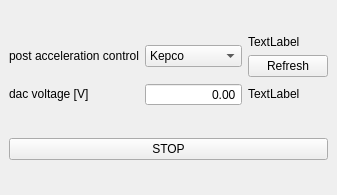
<?xml version="1.0" encoding="UTF-8"?>
<ui version="4.0">
 <class>SimpleCounterRunning</class>
 <widget class="QMainWindow" name="SimpleCounterRunning">
  <property name="geometry">
   <rect>
    <x>0</x>
    <y>0</y>
    <width>311</width>
    <height>195</height>
   </rect>
  </property>
  <property name="windowTitle">
   <string>Simple Counter</string>
  </property>
  <property name="locale">
   <locale language="English" country="UnitedStates"/>
  </property>
  <widget class="QWidget" name="centralwidget">
   <layout class="QVBoxLayout" name="verticalLayout">
    <item>
     <layout class="QVBoxLayout" name="verticalLayout_2">
      <item>
       <layout class="QGridLayout" name="gridLayout_2"/>
      </item>
      <item>
       <layout class="QGridLayout" name="gridLayout">
        <property name="sizeConstraint">
         <enum>QLayout::SetDefaultConstraint</enum>
        </property>
        <item row="0" column="0">
         <widget class="QLabel" name="label">
          <property name="sizePolicy">
           <sizepolicy hsizetype="Preferred" vsizetype="Fixed">
            <horstretch>0</horstretch>
            <verstretch>0</verstretch>
           </sizepolicy>
          </property>
          <property name="text">
           <string>post acceleration control</string>
          </property>
         </widget>
        </item>
        <item row="0" column="1">
         <widget class="QComboBox" name="comboBox_post_acc_control">
          <property name="sizePolicy">
           <sizepolicy hsizetype="Preferred" vsizetype="Fixed">
            <horstretch>0</horstretch>
            <verstretch>0</verstretch>
           </sizepolicy>
          </property>
          <item>
           <property name="text">
            <string>Kepco</string>
           </property>
          </item>
          <item>
           <property name="text">
            <string>Heinzinger1</string>
           </property>
          </item>
          <item>
           <property name="text">
            <string>Heinzinger2</string>
           </property>
          </item>
          <item>
           <property name="text">
            <string>Heinzinger3</string>
           </property>
          </item>
         </widget>
        </item>
        <item row="1" column="0">
         <widget class="QLabel" name="label_2">
          <property name="sizePolicy">
           <sizepolicy hsizetype="Preferred" vsizetype="Fixed">
            <horstretch>0</horstretch>
            <verstretch>0</verstretch>
           </sizepolicy>
          </property>
          <property name="text">
           <string>dac voltage [V]</string>
          </property>
         </widget>
        </item>
        <item row="1" column="1">
         <widget class="QDoubleSpinBox" name="doubleSpinBox">
          <property name="sizePolicy">
           <sizepolicy hsizetype="Preferred" vsizetype="Fixed">
            <horstretch>0</horstretch>
            <verstretch>0</verstretch>
           </sizepolicy>
          </property>
          <property name="alignment">
           <set>Qt::AlignRight|Qt::AlignTrailing|Qt::AlignVCenter</set>
          </property>
          <property name="buttonSymbols">
           <enum>QAbstractSpinBox::NoButtons</enum>
          </property>
          <property name="keyboardTracking">
           <bool>false</bool>
          </property>
          <property name="minimum">
           <double>-10.000000000000000</double>
          </property>
          <property name="maximum">
           <double>10.000000000000000</double>
          </property>
          <property name="singleStep">
           <double>0.010000000000000</double>
          </property>
         </widget>
        </item>
        <item row="1" column="2">
         <widget class="QLabel" name="label_dac_set_volt">
          <property name="sizePolicy">
           <sizepolicy hsizetype="Preferred" vsizetype="Fixed">
            <horstretch>0</horstretch>
            <verstretch>0</verstretch>
           </sizepolicy>
          </property>
          <property name="text">
           <string>TextLabel</string>
          </property>
         </widget>
        </item>
        <item row="0" column="2">
         <layout class="QGridLayout" name="gridLayout_3">
          <item row="1" column="0">
           <widget class="QPushButton" name="pushButton_refresh_post_acc_state">
            <property name="text">
             <string>Refresh</string>
            </property>
           </widget>
          </item>
          <item row="0" column="0">
           <widget class="QLabel" name="label_post_acc_readback_state">
            <property name="text">
             <string>TextLabel</string>
            </property>
           </widget>
          </item>
         </layout>
        </item>
       </layout>
      </item>
     </layout>
    </item>
    <item>
     <widget class="QPushButton" name="pushButton_stop">
      <property name="text">
       <string>STOP</string>
      </property>
     </widget>
    </item>
   </layout>
  </widget>
 </widget>
 <resources/>
 <connections/>
</ui>
